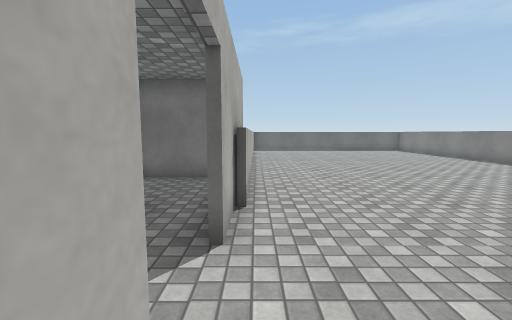
view 1 (above)

17 first-person views from a walk through a 3-D level made in the Unity game engine. The camera is 1.4 m above the floor, tilts 6° down and sees 90° across. The floor is counted in squares, 1 m on a side. Each view is taken from the middle of a square. On the plan, view 1 faces up. The plan holds only what a view shows up to about 13 squares ahead; the rest is blank. The place goes on beyond the plan. The player character is not drawn. Door leaves are left out, so doorways stand open. Surface patterns are stand-ins for the level's own textures.

view 2
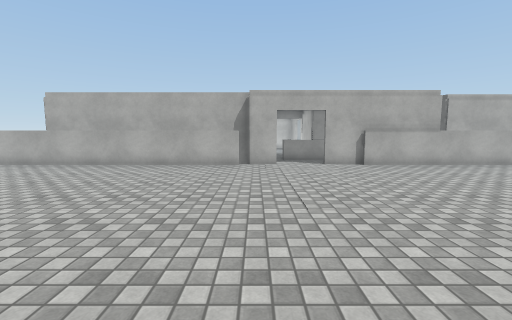

view 3
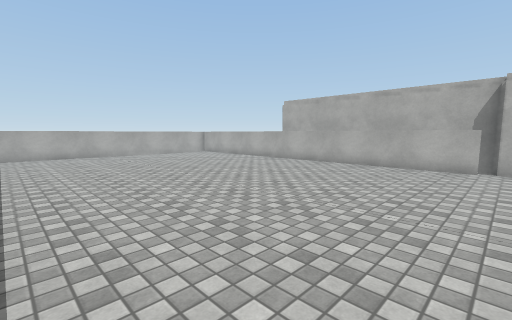

view 4
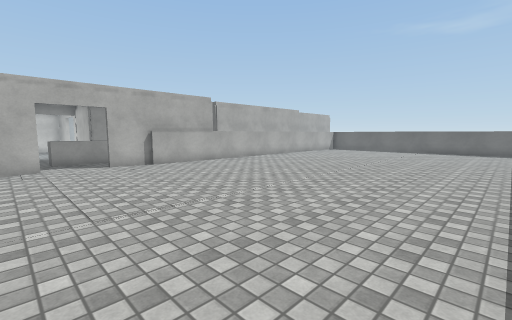

view 5
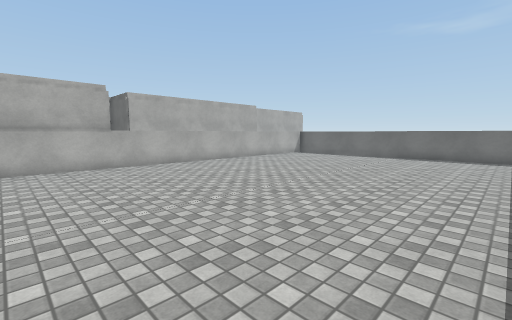

view 6
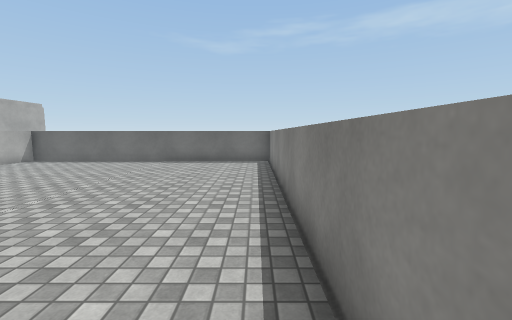

view 7
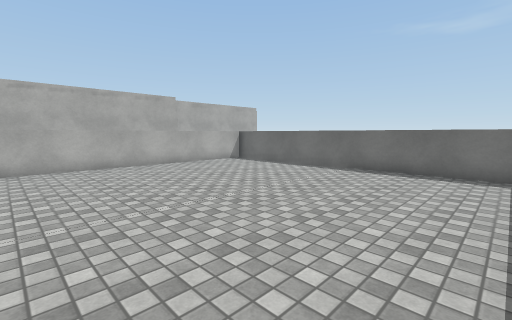

view 8
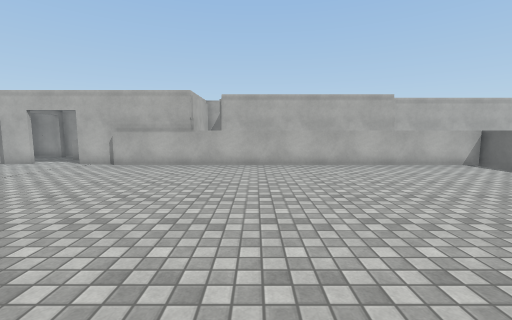

view 9
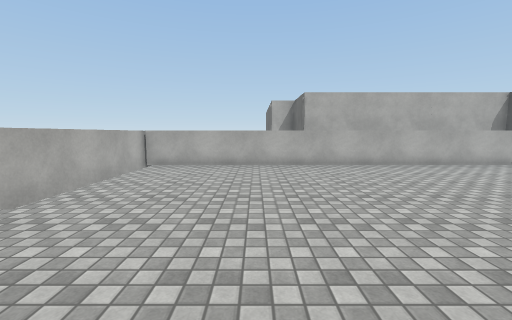

view 10
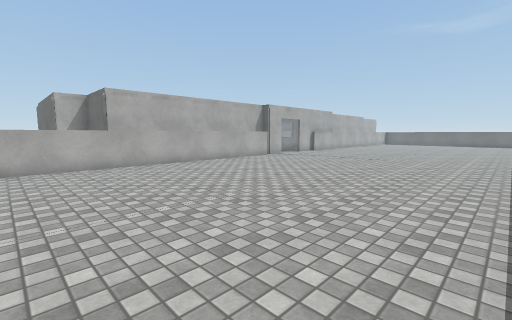

view 11
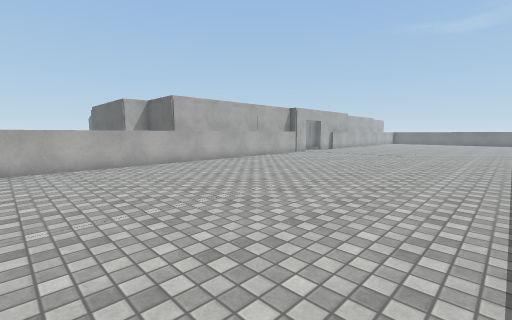

view 12
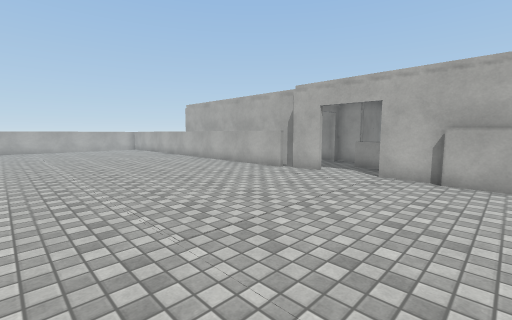

view 13
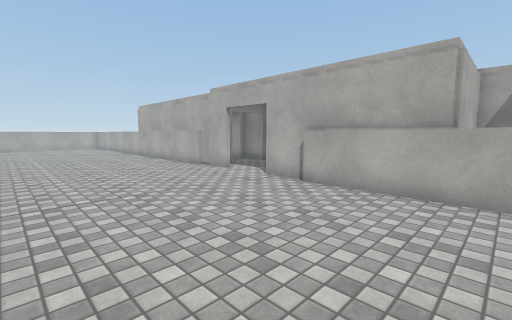

view 14
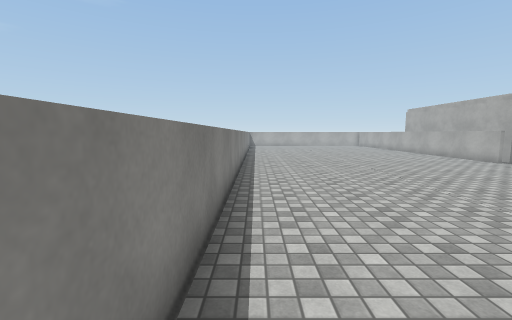

view 15
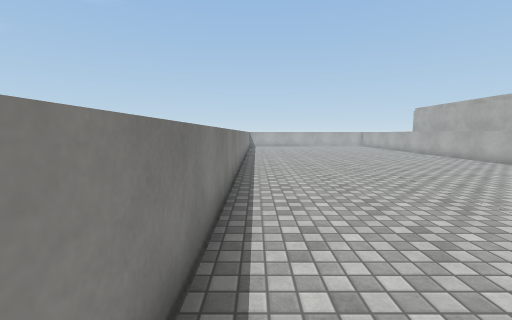

view 16
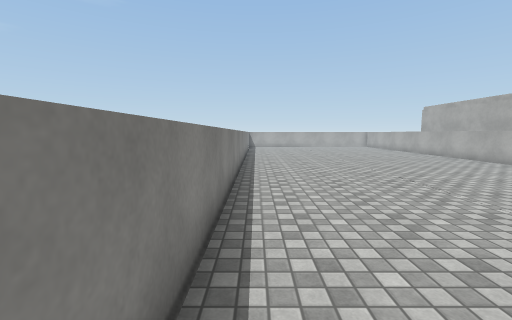

view 17
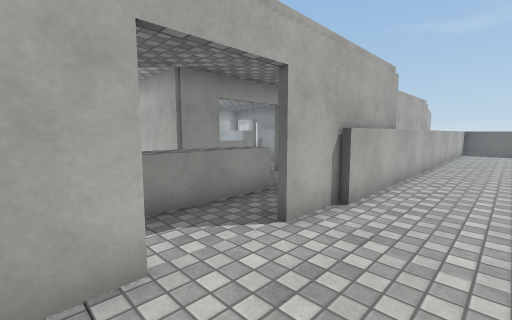

### Floor plan
Points are (right, up) in squares from view 1. A wall is a line through its corners. A room is listed if a view was taken in it or the views show most of it. See-through windows are left out.
Room 1 (views 1, 2, 3, 4, 5, 6, 7, 8, 9, 10, 11, 12, 13, 14, 15, 16, 17)
walls: (-0.4, 1) (-0.4, -0.4); (-0.2, -0.6) (-0.2, -16.9); (11.7, -4.1) (11.7, 20.9) (-0.2, 20.9) (-0.2, 4.8); (-0.4, 8.2) (-0.4, 3); (9.4, -16.9) (11.1, -16.9); (-0.5, -16.9) (6.2, -16.9)
ways out: open door at (-0.5, 2) to room 2
Room 2 (no view inside)
walls: (-4, 4.6) (-4, 3.1); (-4, 0.9) (-4, -0.2); (-1.5, 8) (-3.6, 8)
low walls: (-2.3, 4.9) (-2.3, 1.5) (-3.2, 1.5)
ways out: open door at (-0.5, 2) to room 1; open door at (-2.5, 0)

Positions as (right, up) in squares from view 1, and headings:
1: (0, 0), facing up
2: (11, 0), facing left
3: (11, 0), facing down-left
4: (11, 0), facing up-left
5: (11, 5), facing up-left
6: (11, 8), facing up
7: (11, 11), facing up-left
8: (11, 11), facing left
9: (11, -12), facing left
10: (11, -13), facing up-left
11: (11, -16), facing up-left
12: (8, 6), facing down-left
13: (6, 9), facing down-left
14: (11, 11), facing down
15: (11, 10), facing down
16: (11, 9), facing down
17: (2, 0), facing up-left
